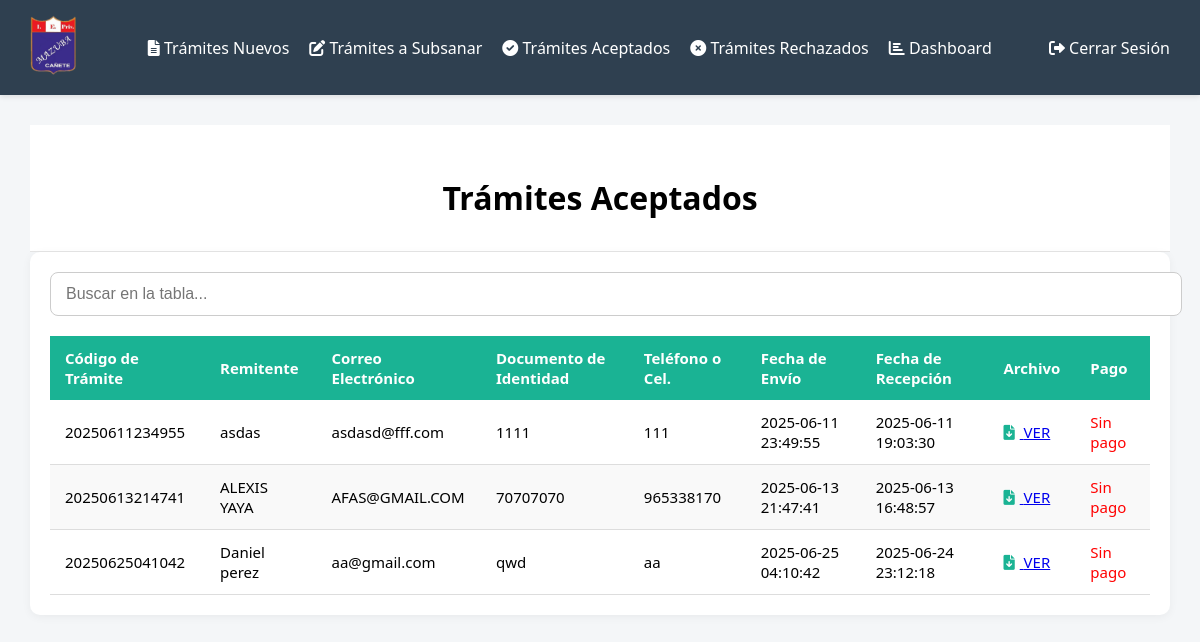
The page /SISTRAMITESNUEVO/view/Admin/tramiteAceptadosAdmin.php (signed in) on the database its author committed.
### tables this page shows
CREATE TABLE `tramites` (
  `id` int NOT NULL,
  `codigo_tramite` varchar(20) NOT NULL,
  `Remitente` varchar(100) NOT NULL,
  `email` varchar(100) NOT NULL,
  `documento_identidad` varchar(20) NOT NULL,
  `telefono` varchar(20) DEFAULT NULL,
  `fecha_envio` datetime NOT NULL,
  `fecha_recepcion` varchar(50) NOT NULL,
  `archivo` varchar(255) NOT NULL,
  `Estado` varchar(50) NOT NULL,
  `mensaje` text NOT NULL
);

### SISTRAMITESNUEVO/view/Admin/tramiteAceptadosAdmin.php (the view, shortened to what this page needs)
<!DOCTYPE html>
<html lang="en">
<head>
    <link rel="stylesheet" href="https://cdnjs.cloudflare.com/ajax/libs/font-awesome/6.0.0-beta3/css/all.min.css">
</head>
<body>
    <header>
        <div class="logo">
            <img src="../../logo.png" alt="">
        </div>
        <div class="itemsNav">
            <a href="../Admin/tramiteNuevosAdmin.php"><i class="fas fa-file-alt"></i> Trámites Nuevos</a>
            <a href="../Admin/tramiteSubsanarAdmin.php"><i class="fas fa-edit"></i> Trámites a Subsanar</a>
            <a href="#"><i class="fas fa-check-circle"></i> Trámites Aceptados</a>
            <a href="../Admin/tramiteRechazadosAdmin.php"><i class="fas fa-times-circle"></i> Trámites Rechazados</a>
            <a href="dashboardAdmin.php"><i class="fas fa-chart-bar"></i> Dashboard</a>
        </div>
        <div class="itemsPerfil">
            <a href="../../php/logout.php"><i class="fas fa-sign-out-alt"></i> Cerrar Sesión</a>
        </div>
    </header>
    <main>
        <div class="encabezado">
            <h1>Trámites Aceptados</h1>
        </div>
        <div class="dato">
            <input type="text" id="buscar" placeholder="Buscar en la tabla...">
            <div class="contenedorTable">
                <table>
                    <thead>
                        <tr>
                            <th>Código de Trámite</th>
                            <th>Remitente</th>
                            <th>Correo Electrónico</th>
                            <th>Documento de Identidad</th>
                            <th>Teléfono o Cel.</th>
                            <th>Fecha de Envío</th>
                            <th>Fecha de Recepción</th>
                            <th>Archivo</th>
                            <th>Pago</th>
                        </tr>
                    </thead>
                    <tbody id="tablaTramites">
                        <?php
                        $servername = "localhost";
                        $username = "root";
                        $password = "root";
                        $dbname = "sistemacolegio";
                        $conn = new mysqli($servername, $username, $password, $dbname);
                        $sql = "SELECT * FROM tramites WHERE Estado = 'Aceptado'";
                        $result = $conn->query($sql);
                        if ($result->num_rows > 0) {
                            while ($row = $result->fetch_assoc()) {
                                echo "<tr>";
                                echo "<td>" . htmlspecialchars($row['codigo_tramite']) . "</td>";
                                echo "<td>" . htmlspecialchars($row['Remitente']) . "</td>";
                                echo "<td>" . htmlspecialchars($row['email']) . "</td>";
                                echo "<td>" . htmlspecialchars($row['documento_identidad']) . "</td>";
                                echo "<td>" . htmlspecialchars($row['telefono']) . "</td>";
                                echo "<td>" . htmlspecialchars($row['fecha_envio']) . "</td>";
                                echo "<td>" . htmlspecialchars($row['fecha_recepcion']) . "</td>";
                                echo "<td><a href='../../pdf/" . htmlspecialchars($row['archivo']) . "' download class='download-link'><i class='fas fa-file-download' style='color: #1ab394; margin-right: 5px;'></i> VER</a></td>";
                                if (!empty($row['comprobante_pago'])) {
                                    echo "<td><a href='../../comprobantes/" . htmlspecialchars($row['comprobante_pago']) . "' target='_blank'><i class='fas fa-money-check-alt' style='color: #1ab394; margin-right: 5px;'></i> VER</a></td>";
                                } else {
                                    echo "<td><span style='color:red;'>Sin pago</span></td>";
                                }
                                echo "</tr>";
                            }
                        } else {
                            echo "<tr><td colspan='9'>No se encontraron trámites aceptados.</td></tr>";
                        }
                        ?>
                    </tbody>
                </table>
            </div>
        </div>
    </main>
</body>
</html>

### SISTRAMITESNUEVO/view/Admin/tramiteAceptadosAdmin.php (style rules this page uses)
body { font-family: 'Segoe UI', Tahoma, Geneva, Verdana, sans-serif; background-color: #f4f6f8; margin: 0; padding: 0; }
header { background-color: #2f4050; color: #ffffff; padding: 15px 30px; display: flex; align-items: center; justify-content: space-between; flex-wrap: wrap; box-shadow: 0 2px 5px rgba(0, 0, 0, 0.1); }
header .logo img { height: 60px; margin-right: 15px; }
header .itemsNav, header .itemsPerfil { display: flex; gap: 20px; }
header a { color: #ffffff; text-decoration: none; font-weight: 500; transition: color 0.3s; }
.encabezado { text-align: center; padding: 30px 0 10px; background-color: #ffffff; border-bottom: 1px solid #e5e5e5; }
main { max-width: 1200px; margin: auto; padding: 30px; }
.dato { background-color: #ffffff; padding: 20px; border-radius: 10px; box-shadow: 0 2px 10px rgba(0, 0, 0, 0.05); }
#buscar { width: 100%; padding: 12px 15px; margin-bottom: 20px; border: 1px solid #ccc; border-radius: 8px; font-size: 16px; }
.contenedorTable { overflow-x: auto; }
table { width: 100%; border-collapse: collapse; font-size: 15px; }
thead { background-color: #1ab394; color: white; }
thead th { padding: 12px 15px; text-align: left; }
tbody tr { border-bottom: 1px solid #dddddd; }
tbody tr:nth-child(even) { background-color: #f9f9f9; }
tbody td { padding: 12px 15px; }

### rows shown on the page
tramites: codigo_tramite "20250611234955", Remitente "asdas", email "asdasd@fff.com", documento_identidad "1111", telefono "111", fecha_envio "2025-06-11 23:49:55", fecha_recepcion "2025-06-11 19:03:30"
tramites: codigo_tramite "20250613214741", Remitente "ALEXIS YAYA", email "AFAS@GMAIL.COM", documento_identidad "70707070", telefono "965338170", fecha_envio "2025-06-13 21:47:41", fecha_recepcion "2025-06-13 16:48:57"
tramites: codigo_tramite "20250625041042", Remitente "Daniel perez", email "aa@gmail.com", documento_identidad "qwd", telefono "aa", fecha_envio "2025-06-25 04:10:42", fecha_recepcion "2025-06-24 23:12:18"
